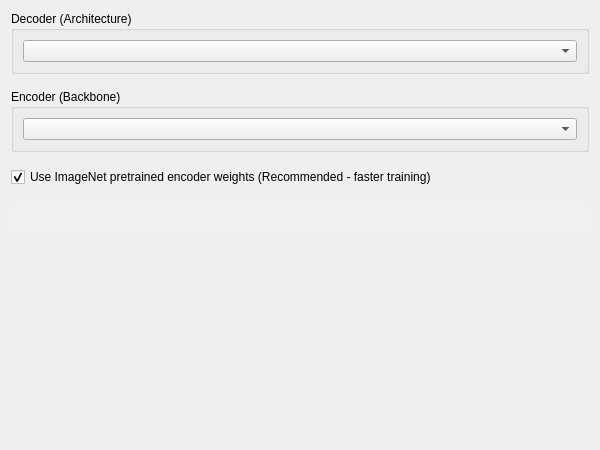
<?xml version="1.0" encoding="UTF-8"?>
<ui version="4.0">
 <class>ModelSelectionPage_SMP</class>
 <widget class="QWizardPage" name="ModelSelectionPage_SMP">
  <property name="geometry">
   <rect>
    <x>0</x>
    <y>0</y>
    <width>600</width>
    <height>450</height>
   </rect>
  </property>
  <property name="title">
   <string>Select Model Architecture</string>
  </property>
  <property name="subTitle">
   <string>Choose the decoder architecture and encoder backbone for Segmentation Models PyTorch.</string>
  </property>
  <layout class="QVBoxLayout" name="mainLayout">
   <property name="spacing">
    <number>15</number>
   </property>
   <item>
    <widget class="QGroupBox" name="decoderGroupBox">
     <property name="title">
      <string>Decoder (Architecture)</string>
     </property>
     <layout class="QVBoxLayout" name="decoderLayout">
      <item>
       <widget class="QComboBox" name="decoderCombo"/>
      </item>
     </layout>
    </widget>
   </item>
   <item>
    <widget class="QGroupBox" name="encoderGroupBox">
     <property name="title">
      <string>Encoder (Backbone)</string>
     </property>
     <layout class="QVBoxLayout" name="encoderLayout">
      <item>
       <widget class="QComboBox" name="encoderCombo"/>
      </item>
     </layout>
    </widget>
   </item>
   <item>
    <widget class="QCheckBox" name="pretrainedEncoderCheckbox">
     <property name="text">
      <string>Use ImageNet pretrained encoder weights (Recommended - faster training)</string>
     </property>
     <property name="checked">
      <bool>true</bool>
     </property>
    </widget>
   </item>
   <item>
    <widget class="QLabel" name="estimatesLabel">
     <property name="styleSheet">
      <string notr="true">QLabel { background-color: #f0f0f0; padding: 10px; border-radius: 5px; }</string>
     </property>
     <property name="text">
      <string/>
     </property>
    </widget>
   </item>
   <item>
    <spacer name="verticalSpacer">
     <property name="orientation">
      <enum>Qt::Orientation::Vertical</enum>
     </property>
     <property name="sizeHint" stdset="0">
      <size>
       <width>20</width>
       <height>40</height>
      </size>
     </property>
    </spacer>
   </item>
  </layout>
 </widget>
 <resources/>
 <connections/>
</ui>
